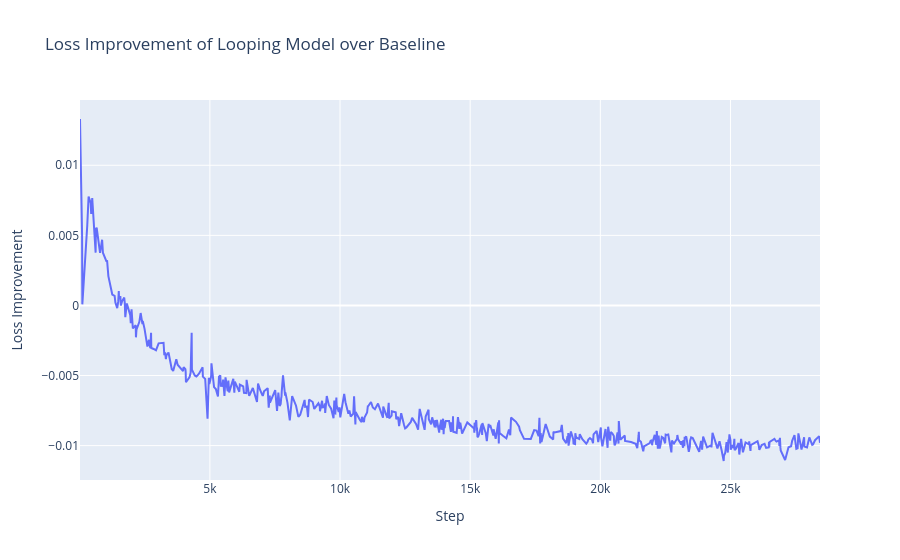

Notebook cell for this chart:
### Code cell
# plot the difference interactively
import plotly.express as px
fig = px.line(
    merged, 
    x='_step', 
    y='loss_diff', 
    title='Loss Improvement of Looping Model over Baseline', 
    labels={'_step': 'Step', 'loss_diff': 'Loss Improvement'}
)
fig.show()

### Figure 1 — Plotly figure (JSON) as saved in the notebook; plotly's stock layout.template omitted (floating-point values rounded to 4 significant figures; data arrays with more than 128 entries replaced by an {"elided": "..."} marker saying what was removed)
{"data": [{"hovertemplate": "Step=%{x}<br>Loss Improvement=%{y}<extra></extra>", "legendgroup": "", "line": {"color": "#636efa", "dash": "solid"}, "marker": {"symbol": "circle"}, "mode": "lines", "name": "", "orientation": "v", "showlegend": false, "type": "scatter", "x": {"elided": "497 int values"}, "xaxis": "x", "y": {"elided": "497 float values"}, "yaxis": "y"}], "layout": {"legend": {"tracegroupgap": 0}, "title": {"text": "Loss Improvement of Looping Model over Baseline"}, "xaxis": {"anchor": "y", "domain": [0, 1], "title": {"text": "Step"}}, "yaxis": {"anchor": "x", "domain": [0, 1], "title": {"text": "Loss Improvement"}}}}
